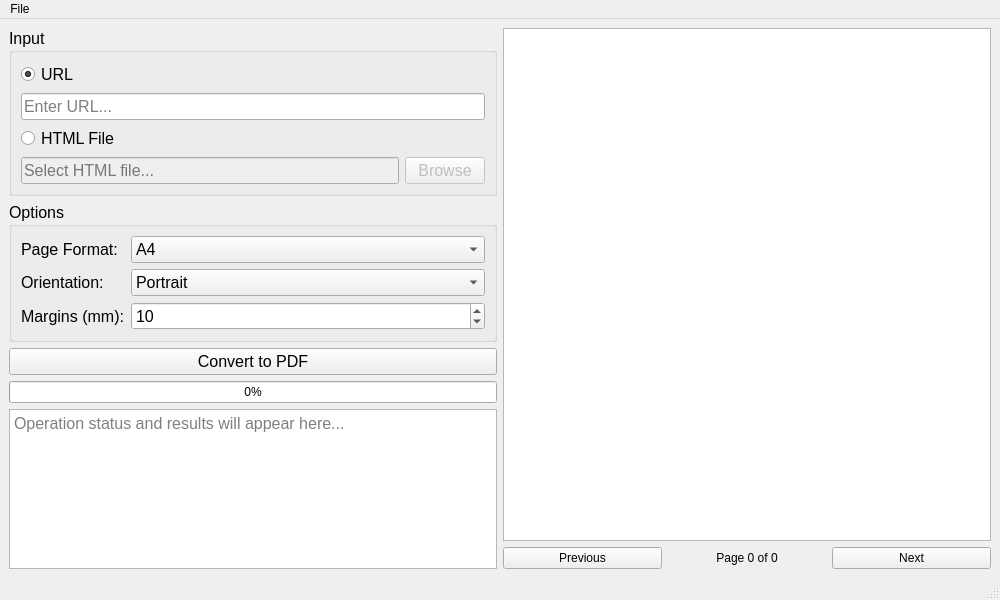
<?xml version="1.0" encoding="UTF-8"?>
<ui version="4.0">
 <class>MainWindow</class>
 <widget class="QMainWindow" name="MainWindow">
  <property name="geometry">
   <rect>
    <x>0</x>
    <y>0</y>
    <width>1000</width>
    <height>600</height>
   </rect>
  </property>
  <property name="windowTitle">
   <string>HTML to PDF Converter</string>
  </property>
  <widget class="QWidget" name="centralwidget">
   <layout class="QHBoxLayout" name="horizontalLayout_3">
    <item>
     <layout class="QVBoxLayout" name="leftLayout">
      <item>
       <widget class="QGroupBox" name="inputGroup">
        <property name="font">
         <font>
          <pointsize>12</pointsize>
         </font>
        </property>
        <property name="title">
         <string>Input</string>
        </property>
        <layout class="QVBoxLayout" name="verticalLayout">
         <item>
          <widget class="QRadioButton" name="urlRadio">
           <property name="text">
            <string>URL</string>
           </property>
           <property name="checked">
            <bool>true</bool>
           </property>
          </widget>
         </item>
         <item>
          <widget class="QLineEdit" name="urlEdit">
           <property name="placeholderText">
            <string>Enter URL...</string>
           </property>
          </widget>
         </item>
         <item>
          <widget class="QRadioButton" name="fileRadio">
           <property name="text">
            <string>HTML File</string>
           </property>
          </widget>
         </item>
         <item>
          <layout class="QHBoxLayout" name="horizontalLayout">
           <item>
            <widget class="QLineEdit" name="fileEdit">
             <property name="enabled">
              <bool>false</bool>
             </property>
             <property name="placeholderText">
              <string>Select HTML file...</string>
             </property>
             <property name="readOnly">
              <bool>true</bool>
             </property>
            </widget>
           </item>
           <item>
            <widget class="QPushButton" name="browseButton">
             <property name="enabled">
              <bool>false</bool>
             </property>
             <property name="text">
              <string>Browse</string>
             </property>
            </widget>
           </item>
          </layout>
         </item>
        </layout>
       </widget>
      </item>
      <item>
       <widget class="QGroupBox" name="optionsGroup">
        <property name="font">
         <font>
          <pointsize>12</pointsize>
         </font>
        </property>
        <property name="title">
         <string>Options</string>
        </property>
        <layout class="QFormLayout" name="formLayout">
         <item row="0" column="0">
          <widget class="QLabel" name="pageFormatLabel">
           <property name="text">
            <string>Page Format:</string>
           </property>
          </widget>
         </item>
         <item row="0" column="1">
          <widget class="QComboBox" name="pageFormatCombo">
           <item>
            <property name="text">
             <string>A4</string>
            </property>
           </item>
           <item>
            <property name="text">
             <string>Letter</string>
            </property>
           </item>
           <item>
            <property name="text">
             <string>Legal</string>
            </property>
           </item>
          </widget>
         </item>
         <item row="1" column="0">
          <widget class="QLabel" name="orientationLabel">
           <property name="text">
            <string>Orientation:</string>
           </property>
          </widget>
         </item>
         <item row="1" column="1">
          <widget class="QComboBox" name="orientationCombo">
           <item>
            <property name="text">
             <string>Portrait</string>
            </property>
           </item>
           <item>
            <property name="text">
             <string>Landscape</string>
            </property>
           </item>
          </widget>
         </item>
         <item row="2" column="0">
          <widget class="QLabel" name="marginsLabel">
           <property name="text">
            <string>Margins (mm):</string>
           </property>
          </widget>
         </item>
         <item row="2" column="1">
          <widget class="QSpinBox" name="marginsSpinBox">
           <property name="value">
            <number>10</number>
           </property>
          </widget>
         </item>
        </layout>
       </widget>
      </item>
      <item>
       <widget class="QPushButton" name="convertButton">
        <property name="font">
         <font>
          <pointsize>12</pointsize>
         </font>
        </property>
        <property name="text">
         <string>Convert to PDF</string>
        </property>
       </widget>
      </item>
      <item>
       <widget class="QProgressBar" name="progressBar">
        <property name="value">
         <number>0</number>
        </property>
       </widget>
      </item>
      <item>
       <widget class="QTextEdit" name="outputText">
        <property name="font">
         <font>
          <pointsize>12</pointsize>
         </font>
        </property>
        <property name="readOnly">
         <bool>true</bool>
        </property>
        <property name="placeholderText">
         <string>Operation status and results will appear here...</string>
        </property>
       </widget>
      </item>
     </layout>
    </item>
    <item>
     <layout class="QVBoxLayout" name="rightLayout">
      <item>
       <widget class="QGraphicsView" name="previewView">
        <property name="sizePolicy">
         <sizepolicy hsizetype="Expanding" vsizetype="Expanding">
          <horstretch>1</horstretch>
          <verstretch>0</verstretch>
         </sizepolicy>
        </property>
       </widget>
      </item>
      <item>
       <layout class="QHBoxLayout" name="navigationLayout">
        <item>
         <widget class="QPushButton" name="prevButton">
          <property name="text">
           <string>Previous</string>
          </property>
         </widget>
        </item>
        <item>
         <widget class="QLabel" name="pageLabel">
          <property name="text">
           <string>Page 0 of 0</string>
          </property>
          <property name="alignment">
           <set>Qt::AlignCenter</set>
          </property>
         </widget>
        </item>
        <item>
         <widget class="QPushButton" name="nextButton">
          <property name="text">
           <string>Next</string>
          </property>
         </widget>
        </item>
       </layout>
      </item>
     </layout>
    </item>
   </layout>
  </widget>
  <widget class="QMenuBar" name="menubar">
   <property name="geometry">
    <rect>
     <x>0</x>
     <y>0</y>
     <width>1000</width>
     <height>27</height>
    </rect>
   </property>
   <widget class="QMenu" name="menuFile">
    <property name="title">
     <string>File</string>
    </property>
    <addaction name="actionExit"/>
   </widget>
   <addaction name="menuFile"/>
  </widget>
  <widget class="QStatusBar" name="statusbar"/>
  <action name="actionExit">
   <property name="text">
    <string>Exit</string>
   </property>
   <property name="shortcut">
    <string>Ctrl+Q</string>
   </property>
  </action>
 </widget>
 <resources/>
 <connections/>
</ui>
